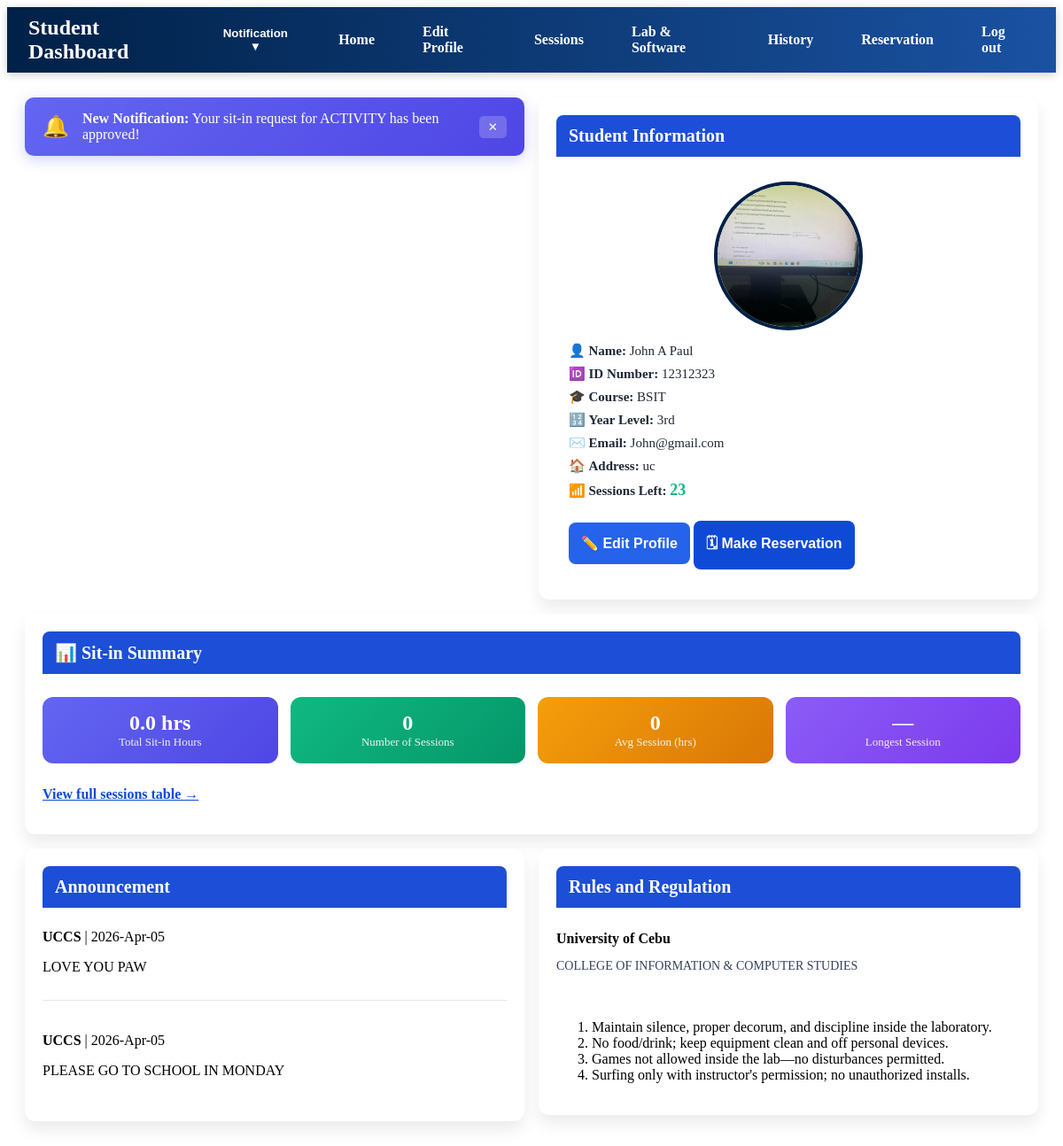
Page /profile.php (signed in) on the earlier database version.
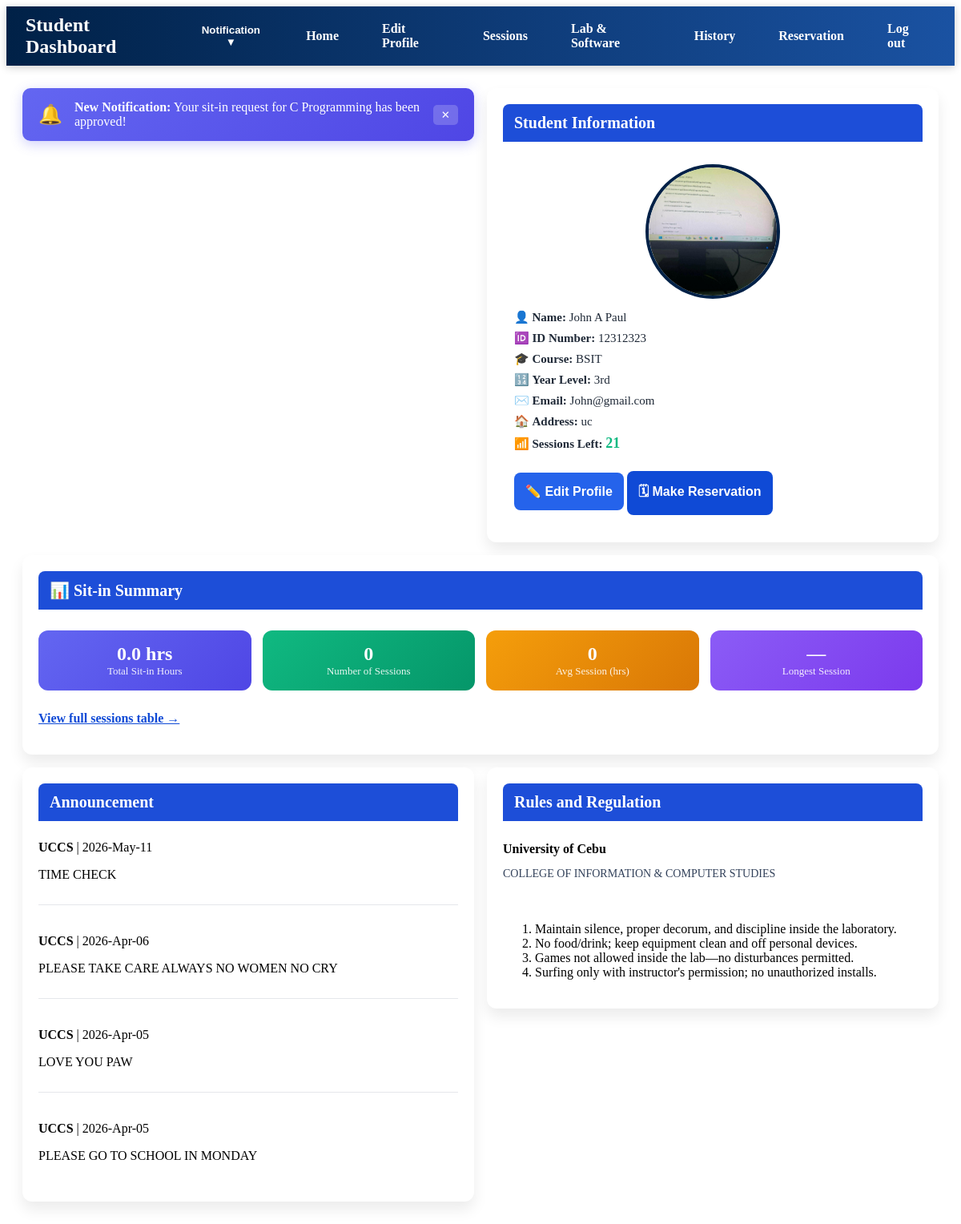
Same page on the later database version.
### tables this page shows
CREATE TABLE `sitin_reservations` (
  `id` int(11) NOT NULL,
  `id_number` varchar(50) NOT NULL,
  `student_name` varchar(150) NOT NULL,
  `purpose` varchar(255) NOT NULL,
  `lab` varchar(50) NOT NULL,
  `computer_name` varchar(50) DEFAULT NULL,
  `time_in` time NOT NULL,
  `date` date NOT NULL,
  `remaining_sessions` int(11) NOT NULL,
  `created_at` timestamp NOT NULL DEFAULT current_timestamp(),
  `status` enum('pending','approved','rejected','cancelled','completed') DEFAULT 'pending',
  `time_out` timestamp NULL DEFAULT NULL,
  `notified` tinyint(1) DEFAULT 0
);

CREATE TABLE `students` (
  `id` int(11) NOT NULL,
  `id_number` varchar(50) NOT NULL,
  `last_name` varchar(100) NOT NULL,
  `first_name` varchar(100) NOT NULL,
  `middle_name` varchar(100) DEFAULT NULL,
  `course` varchar(100) DEFAULT NULL,
  `year_level` varchar(20) DEFAULT NULL,
  `email` varchar(100) DEFAULT NULL,
  `address` text DEFAULT NULL,
  `password` varchar(255) NOT NULL,
  `created_at` timestamp NOT NULL DEFAULT current_timestamp(),
  `photo` varchar(255) DEFAULT NULL,
  `remaining_sessions` int(11) DEFAULT 28
);

CREATE TABLE `announcements` (
  `id` int(11) NOT NULL,
  `title` varchar(255) NOT NULL,
  `message` text NOT NULL,
  `created_at` timestamp NOT NULL DEFAULT current_timestamp()
);

### includes/app_bootstrap.php (called while the page is built, shortened)
<?php
function app_get_setting(mysqli $conn, $key, $default = '') {
    $stmt = $conn->prepare('SELECT setting_value FROM system_settings WHERE setting_key = ? LIMIT 1');
    $stmt->bind_param('s', $key);
    $stmt->execute();
    $row = $stmt->get_result()->fetch_assoc();
    return ($row && $row['setting_value'] !== null && $row['setting_value'] !== '') ? $row['setting_value'] : $default;
}
function app_reservations_enabled(mysqli $conn) {
    return app_get_setting($conn, 'reservation_enabled', '1') === '1';
}
function app_format_hours_decimal($minutes) {
    return number_format(max(0, (int)$minutes) / 60, 1) . ' hrs';
}
function app_valid_timestamp($value) {
    if (empty($value)) {
        return false;
    }
    $ts = strtotime($value);
    return $ts !== false && $ts > 0 && date('Y', $ts) > 1970;
}
function app_session_duration_minutes($timeIn, $timeOut) {
    if (!app_valid_timestamp($timeIn) || !app_valid_timestamp($timeOut)) {
        return 0;
    }
    $start = strtotime($timeIn);
    $end = strtotime($timeOut);
    if ($end <= $start) {
        return 0;
    }
    return (int)round(($end - $start) / 60);
}
function app_build_student_summary(mysqli $conn, $idNumber) {
    $summary = [
        'session_count' => 0,
        'total_minutes' => 0,
        'avg_minutes' => 0,
        'longest_minutes' => 0,
    ];
    $stmt = $conn->prepare("SELECT time_in, time_out FROM sitin_history WHERE id_number = ? AND time_out IS NOT NULL");
    $stmt->bind_param('s', $idNumber);
    $stmt->execute();
    $result = $stmt->get_result();
    while ($row = $result->fetch_assoc()) {
        $mins = app_session_duration_minutes($row['time_in'], $row['time_out']);
    }
    return $summary;
}

### profile.php (the view, shortened to what this page needs)
<?php
include "db.php";
require_once __DIR__ . '/includes/app_bootstrap.php';
$id = $_SESSION['id_number'];
$conn->query("CREATE TABLE IF NOT EXISTS sitin_reservations (
    id INT AUTO_INCREMENT PRIMARY KEY,
    id_number VARCHAR(50) NOT NULL,
    student_name VARCHAR(150) NOT NULL,
    purpose VARCHAR(255) NOT NULL,
    lab VARCHAR(50) NOT NULL,
    time_in TIME,
    `date` DATE,
    remaining_sessions INT NOT NULL,
    status ENUM('pending','approved','rejected','cancelled','completed') DEFAULT 'pending',
    time_out TIMESTAMP NULL,
    notified TINYINT(1) DEFAULT 0,
    created_at TIMESTAMP DEFAULT CURRENT_TIMESTAMP
) ENGINE=InnoDB DEFAULT CHARSET=utf8mb4");
$stmt = $conn->prepare("SELECT id_number, first_name, last_name, middle_name, course, year_level, email, address, photo, COALESCE(remaining_sessions, 30) as remaining_sessions FROM students WHERE id_number = ?");
$stmt->bind_param("s", $id);
$stmt->execute();
$result = $stmt->get_result();
$user = $result->fetch_assoc();
$reservationsEnabled = app_reservations_enabled($conn);
$reservations = [];
$reservationQuery = $conn->prepare("SELECT id, id_number, student_name, purpose, lab, time_in, `date`, remaining_sessions, status, created_at, notified FROM sitin_reservations WHERE id_number = ? ORDER BY created_at DESC");
$reservationQuery->bind_param('s', $id);
$reservationQuery->execute();
$reservationResult = $reservationQuery->get_result();
if ($reservationResult) {
    while ($row = $reservationResult->fetch_assoc()) {
        $reservations[] = $row;
    }
}
$hasNewNotifications = false;
$notificationMessage = '';
foreach ($reservations as $res) {
    if (($res['status'] == 'approved' || $res['status'] == 'rejected') && empty($res['notified'])) {
        $hasNewNotifications = true;
        $notificationMessage = $res['status'] == 'approved'
            ? 'Your sit-in request for ' . htmlspecialchars($res['purpose']) . ' has been approved!'
            : 'Your sit-in request for ' . htmlspecialchars($res['purpose']) . ' has been rejected.';
        break;
    }
}
$announcements = $conn->query("SELECT * FROM announcements ORDER BY created_at DESC LIMIT 10");
$sitinSummary = app_build_student_summary($conn, $id);
?>
<!DOCTYPE html>
<html>
<head>
    <link rel="stylesheet" href="css/style.css">
</head>
<body>
<header class="topbar">
    <div class="topbar-left"><h2>Student Dashboard</h2></div>
    <nav class="topbar-nav">
        <div class="dropdown">
            <button class="dropbtn">Notification ▼</button>
        </div>
        <a href="Profile.php">Home</a>
        <a href="#" id="profileButton">Edit Profile</a>
        <a href="#" onclick="openFeature('sessionsModal')">Sessions</a>
        <a href="#" onclick="openFeature('labModal')">Lab &amp; Software</a>
        <a href="#" onclick="openFeature('historyModal')">History</a>
        <?php if ($reservationsEnabled): ?>
        <a href="#" onclick="openFeature('reservationModal')">Reservation</a>
        <?php endif; ?>
        <a href="logout.php" class="logout-btn">Log out</a>
    </nav>
</header>
<main class="dashboard-grid">
    <?php if ($hasNewNotifications): ?>
    <div style="background: linear-gradient(135deg, #6366f1, #4f46e5); color: white; padding: 15px 20px; border-radius: 10px; margin-bottom: 20px; box-shadow: 0 4px 15px rgba(99, 102, 241, 0.3); display: flex; align-items: center; gap: 15px; cursor: pointer;" onclick="openFeature('notificationsModal')">
        <span style="font-size: 24px;">🔔</span>
        <div style="flex: 1;">
            <strong>New Notification:</strong> <?php echo $notificationMessage; ?>
        </div>
        <button onclick="event.stopPropagation(); this.parentElement.remove()" style="background: rgba(255,255,255,0.2); border: none; color: white; padding: 5px 10px; border-radius: 5px; cursor: pointer;">✕</button>
    </div>
    <?php endif; ?>
    <section class="dashboard-card student-info-card">
        <h3>Student Information</h3>
        <div class="dashboard-card-content">
            <?php $hasPhoto = isset($user['photo']) && !empty($user['photo']); ?>
            <div class="profile-avatar-wrapper">
                <img src="<?php echo $hasPhoto ? 'uploads/'.htmlspecialchars($user['photo']) : 'https://via.placeholder.com/160?text=No+Photo'; ?>" alt="Student Photo" class="profile-photo profile-avatar">
            </div>
            <div class="profile-fields">
                <p>👤 <strong>Name:</strong> <?php echo htmlspecialchars(trim($user['first_name'].' '.$user['middle_name'].' '.$user['last_name'])); ?></p>
                <p>🆔 <strong>ID Number:</strong> <?php echo htmlspecialchars($user['id_number']); ?></p>
                <p>🎓 <strong>Course:</strong> <?php echo htmlspecialchars($user['course']); ?></p>
                <p>🔢 <strong>Year Level:</strong> <?php echo htmlspecialchars($user['year_level']); ?></p>
                <p>✉️ <strong>Email:</strong> <?php echo htmlspecialchars($user['email']); ?></p>
                <p>🏠 <strong>Address:</strong> <?php echo htmlspecialchars($user['address']); ?></p>
               <p>📶 <strong>Sessions Left:</strong> <span style="color:#10b981; font-weight:bold; font-size:18px;"><?php echo $user['remaining_sessions']; ?></span></p>
            </div>
            <button class="save-btn" onclick="openModal()">✏️ Edit Profile</button>
            <?php if ($reservationsEnabled && (int)$user['remaining_sessions'] > 0): ?>
            <button class="save-btn" style="margin-top: 10px; background: #0f4ad6;" onclick="openFeature('reservationModal')">🗓 Make Reservation</button>
            <?php elseif (!$reservationsEnabled): ?>
            <p style="margin-top:12px;color:#b45309;font-weight:600;">Reservations are currently disabled.</p>
            <?php endif; ?>
        </div>
    </section>
    <section class="dashboard-card" style="grid-column: 1 / -1;">
        <h3>📊 Sit-in Summary</h3>
        <div style="display:grid; grid-template-columns:repeat(auto-fit,minmax(140px,1fr)); gap:14px; margin-top:12px;">
            <div style="background:linear-gradient(135deg,#6366f1,#4f46e5);color:#fff;padding:16px;border-radius:12px;text-align:center;">
                <div style="font-size:24px;font-weight:700;"><?php echo app_format_hours_decimal($sitinSummary['total_minutes']); ?></div>
                <div style="font-size:13px;opacity:.9;">Total Sit-in Hours</div>
            </div>
            <div style="background:linear-gradient(135deg,#10b981,#059669);color:#fff;padding:16px;border-radius:12px;text-align:center;">
                <div style="font-size:24px;font-weight:700;"><?php echo (int)$sitinSummary['session_count']; ?></div>
                <div style="font-size:13px;opacity:.9;">Number of Sessions</div>
            </div>
            <div style="background:linear-gradient(135deg,#f59e0b,#d97706);color:#fff;padding:16px;border-radius:12px;text-align:center;">
                <div style="font-size:24px;font-weight:700;"><?php echo $sitinSummary['session_count'] > 0 ? number_format($sitinSummary['avg_minutes'] / 60, 1) : '0'; ?></div>
                <div style="font-size:13px;opacity:.9;">Avg Session (hrs)</div>
            </div>
            <div style="background:linear-gradient(135deg,#8b5cf6,#7c3aed);color:#fff;padding:16px;border-radius:12px;text-align:center;">
                <div style="font-size:24px;font-weight:700;"><?php echo $sitinSummary['longest_minutes'] > 0 ? app_format_duration_minutes($sitinSummary['longest_minutes']) : '—'; ?></div>
                <div style="font-size:13px;opacity:.9;">Longest Session</div>
            </div>
        </div>
        <p style="margin-top:12px;"><a href="#" onclick="openFeature('sessionsModal'); return false;" style="color:#0f4ad6;font-weight:600;">View full sessions table →</a></p>
    </section>
    <section class="dashboard-card announcement-card">
        <h3>Announcement</h3>
        <?php if ($announcements && $announcements->num_rows > 0): ?>
            <?php while ($a = $announcements->fetch_assoc()): ?>
                <div class="timeline-item">
                    <div><strong><?php echo htmlspecialchars($a['title']); ?></strong> | <?php echo date('Y-M-d', strtotime($a['created_at'])); ?></div>
                    <p><?php echo htmlspecialchars($a['message']); ?></p>
                </div>
            <?php endwhile; ?>
        <?php endif; ?>
    </section>
    <section class="dashboard-card rules-card">
        <h3>Rules and Regulation</h3>
        <div class="rules-title">University of Cebu</div>
        <div class="rules-subtitle">COLLEGE OF INFORMATION & COMPUTER STUDIES</div>
        <div class="rules-scroll">
            <ol>
                <li>Maintain silence, proper decorum, and discipline inside the laboratory.</li>
                <li>No food/drink; keep equipment clean and off personal devices.</li>
                <li>Games not allowed inside the lab—no disturbances permitted.</li>
                <li>Surfing only with instructor's permission; no unauthorized installs.</li>
            </ol>
        </div>
    </section>
</main>
</body>
</html>

### css/style.css (style rules this page uses)
.topbar { display: flex; justify-content: space-between; align-items: center; gap: 12px; padding: 10px 24px; background: linear-gradient(90deg, #002147, #1a52a2); color: #fff; position: sticky; top: 0; z-index: 500; box-shadow: 0 2px 10px rgba(0,0,0,0.2); }
.topbar-left h2 { margin: 0; font-size: 22px; }
.topbar-nav { display: flex; align-items: center; gap: 10px; }
.topbar-nav a, .topbar-nav .dropbtn { background: transparent; color: #fff; text-decoration: none; border: none; padding: 8px 12px; border-radius: 8px; cursor: pointer; font-weight: bold; }
.logout-btn { background: #f59e0b; color: #001f3f; }
.dropdown { position: relative; display: inline-block; }
.topbar h2 { margin: 0; font-size: 24px; }
header nav a { color: white; text-decoration: none; margin-left: 20px; font-weight: bold; }
.profile-photo { border-radius: 50%; border: 4px solid #002147; margin-bottom: 20px; display: block; margin-left: auto; margin-right: auto; width: 160px; height: 160px; max-width: 160px; max-height: 160px; object-fit: cover; }
.student-info-card .profile-photo { width: 160px; height: 160px; max-width: 160px; max-height: 160px; object-fit: cover; }
.save-btn { flex: 1; background: #2563eb; color: white; padding: 14px; border: none; border-radius: 8px; cursor: pointer; font-size: 16px; font-weight: bold; transition: 0.3s; }
.profile-photo { border-radius: 50%; border: 4px solid #002147; margin-bottom: 10px; display: block; margin-left: auto; margin-right: auto; object-fit: cover; }
.profile-avatar-wrapper { text-align: center; margin-bottom: 14px; }
.profile-avatar { width: 110px; height: 110px; max-width: 110px; max-height: 110px; object-fit: cover; border-radius: 50%; border: 4px solid #002147; }
.student-info-card .profile-fields { margin-bottom: 14px; }
.dashboard-grid { display: grid; grid-template-columns: repeat(3, minmax(250px, 1fr)); gap: 18px; padding: 20px; max-width: 1200px; margin: 18px auto; }
.dashboard-card { background: white; border-radius: 12px; padding: 18px; box-shadow: 0 10px 18px rgba(0,0,0,0.08); }
.dashboard-card h3 { margin-top: 0; color: #002147; margin-bottom: 12px; }
.dashboard-card { background: white; border-radius: 12px; padding: 20px; box-shadow: 0 10px 18px rgba(0,0,0,0.08); }
.student-info-card .profile-fields p, .announcement-card .timeline-item, .rules-card .rules-scroll { margin-top: 10px; }
.student-info-card .profile-fields p { margin: 8px 0; font-size: 15px; color: #1f2937; }
.announcement-card .timeline-item { border-bottom: 1px solid #e5e7eb; padding-bottom: 12px; margin-bottom: 12px; }
.announcement-card .timeline-item:last-child { border-bottom: none; margin-bottom: 0; }
.rules-card .rules-title { font-size: 16px; font-weight: bold; margin-top: 12px; }
.rules-card .rules-subtitle { font-size: 14px; color: #32415a; margin-bottom: 12px; }
.rules-card .rules-scroll { max-height: 330px; overflow-y: auto; padding-right: 6px; }
.dashboard-card h3 { margin: 0; color: #fff; background: #1d4ed8; padding: 12px 14px; border-radius: 8px 8px 0 0; margin-bottom: 0; font-size: 20px; }
.dashboard-card { display: flex; flex-direction: column; gap: 14px; }
.dashboard-card-content { padding: 14px; background: #fff; border-radius: 0 0 8px 8px; }
.student-info-card { max-width: none; }
.dashboard-grid { display: grid !important; grid-template-columns: repeat(3, 1fr) !important; grid-auto-rows: minmax(240px, auto); gap: 16px !important; padding: 18px !important; margin: 10px auto !important; max-width: 1400px !important; width: calc(100% - 40px) !important; align-items: start; }
@media (max-width: 1300px) { .dashboard-grid { grid-template-columns: repeat(2, minmax(260px, 1fr)) !important; } }
.logout-btn { background: #dc2626; color: white; border: none; padding: 6px 10px; border-radius: 6px; cursor: pointer; }

Differences in the rows shown:
no longer on this page (row edited): sitin_reservations: notificationMessage "Your sit-in request for ACTIVITY has been approved!"
added sitin_reservations: notificationMessage "Your sit-in request for C Programming has been approved!"
added announcements: title "UCCS", created_at "2026-May-11", message "TIME CHECK"
added announcements: title "UCCS", created_at "2026-Apr-06", message "PLEASE TAKE CARE ALWAYS NO WOMEN NO CRY"
Other differences:
$user['remaining_sessions']: "23" → "21"
